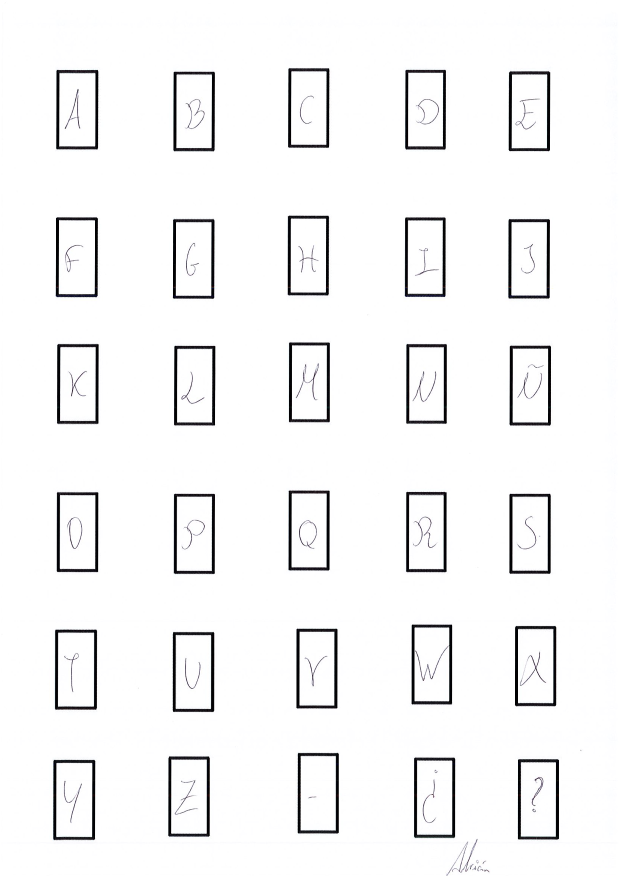
//> input picture LetrasAdrian.png, 1239 x 1754 px (shown at 1/2 size)
$ ./ProyectoVision   (built with g++ and OpenCV 4)
//> lines starting //> are read from the running program, lines starting //| are printed output that depends on the picture; after the words box and inside, x2 and y2 are one past the last pixel; in counts of white or black regions, pixels touching at a corner belong together
#define _SILENCE_EXPERIMENTAL_FILESYSTEM_DEPRECATION_WARNING
#include <opencv2/opencv.hpp>
#include <iostream>
#include <string.h>
#include <experimental/filesystem>

using namespace std;
using namespace cv;


string nombreUsuario = "letrasAdrian";
string carpeta = "C://fotosvision//PROYECTO//";


void GuardarLetras(Mat imagen, string letra) {

    if (!std::experimental::filesystem::exists(carpeta + letra)) {
        std::experimental::filesystem::create_directories(carpeta + letra);
        cout << "carpeta no encontrada, se dispone a crear..."<<endl;
    }

    imwrite(carpeta + letra + "//" + nombreUsuario + letra + ".png", imagen);
}


int main() {

	Mat imagen;
	imagen = imread(carpeta + nombreUsuario + ".png", IMREAD_GRAYSCALE);
//> imagen: 1754 rows x 1239 cols, CV_8UC1; min 0, max 255, mean 245

	Mat binarizada;
	threshold(imagen, binarizada, 128, 255, THRESH_BINARY_INV);
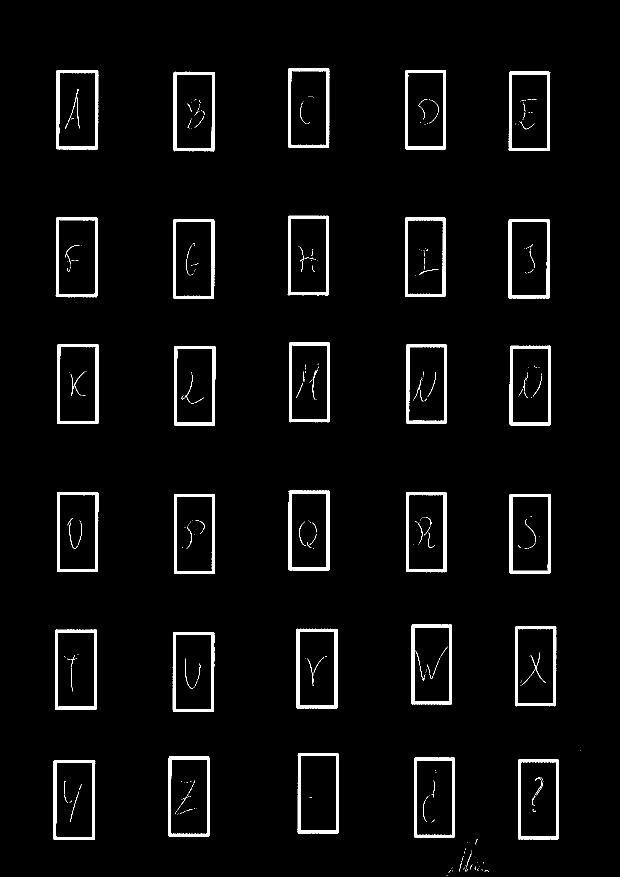
//> binarizada: 1754 rows x 1239 cols, CV_8UC1 (shown at 1/2 size); 3.8% white; 363 white regions (272 under 20 px)

	vector<vector<Point>> contornos;
	findContours(binarizada, contornos, RETR_EXTERNAL, CHAIN_APPROX_SIMPLE);
//> contornos = 64 contours, 34 with area under 20; largest, box (x1, y1, x2, y2) and area: (110, 1259, 194, 1420) 13160, (111, 435, 196, 595) 13035, (106, 1520, 191, 1680) 13021, (595, 1506, 678, 1667) 12997, (112, 140, 197, 299) 12994


    const int ANCHO = 160;
    const int ALTO = 320;
    const double TOLERANCIA = 0.8;
    const int GROSOR = 14;


    for (size_t i = 0; i < contornos.size(); i++) {


        Rect boundingBox = boundingRect(contornos[i]);

        if (abs(boundingBox.width - ANCHO) <= ANCHO * TOLERANCIA &&
            abs(boundingBox.height - ALTO) <= ALTO * TOLERANCIA) {


            Rect innerBox(
                boundingBox.x + GROSOR,
                boundingBox.y + GROSOR,
                boundingBox.width - 2 * GROSOR,
                boundingBox.height - 2 * GROSOR
            );

            if (innerBox.x >= 0 && innerBox.y >= 0 &&
                innerBox.x + innerBox.width <= imagen.cols &&
                innerBox.y + innerBox.height <= imagen.rows) {


                vector<int> arrayTonalidades;
                Mat roi = imagen(innerBox);


                for (int y = 0; y < roi.rows; y++) {
                    for (int x = 0; x < roi.cols; x++) {
                        uchar valorGris = roi.at<uchar>(y, x);

                        arrayTonalidades.push_back(valorGris);
                    }
                }

                imshow("Contenido del cuadro", roi);
                waitKey(0);
                string letra;
                cout << "dime la letra: ";
//> (the run ends here: the program needs input that this run does not give, at `cin >> letra;`)

$ run again, with Plantilla_proyecto.png copied over LetrasAdrian.png
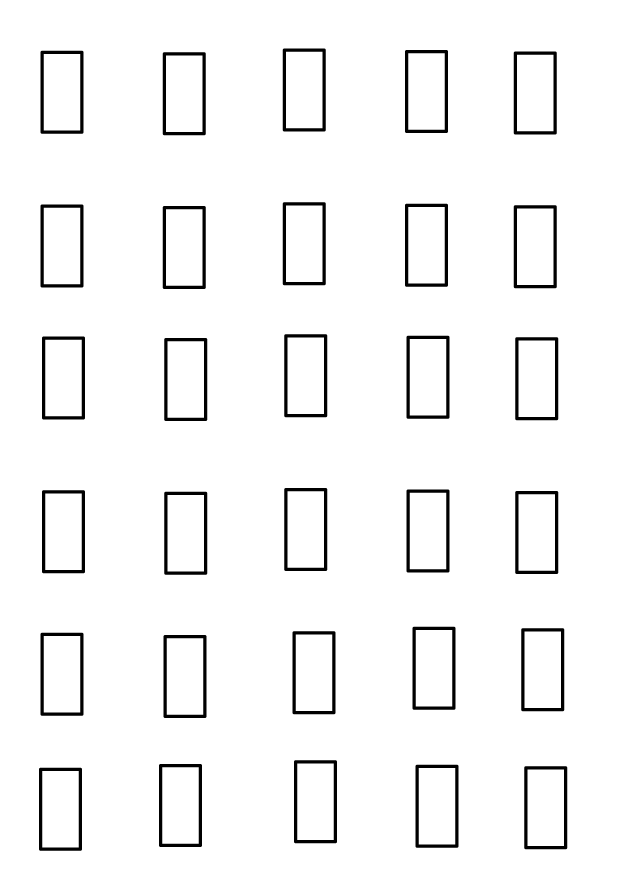
//> input picture Plantilla_proyecto.png, 2480 x 3508 px (shown at 1/4 size)
//> imagen: 3508 rows x 2480 cols, CV_8UC1; 95.7% white; 30 black regions, largest, box (x1, y1, x2, y2) and area: (1131, 194, 1303, 526) 12396, (1620, 200, 1792, 532) 12396, (162, 203, 334, 535) 12396
//> `threshold(imagen, binarizada, 128, 255, THRESH_BINARY_INV);`:
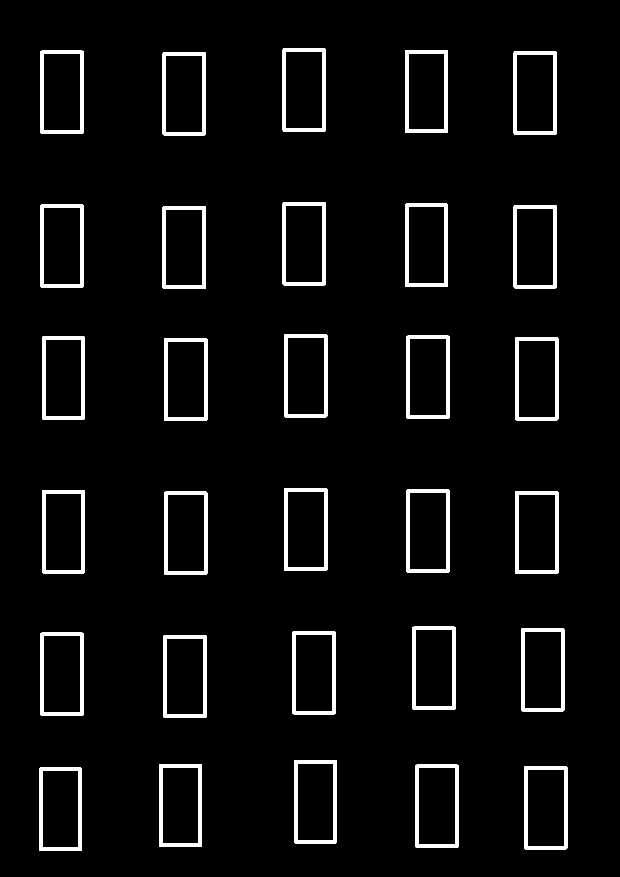
//> binarizada: 3508 rows x 2480 cols, CV_8UC1 (shown at 1/4 size); 4.3% white; 30 white regions
//> contornos = 30 contours; largest, box (x1, y1, x2, y2) and area: (156, 3071, 328, 3403) 56575, (2097, 3065, 2269, 3397) 56575, (1662, 3059, 1834, 3391) 56575, (636, 3056, 808, 3388) 56575, (1176, 3041, 1348, 3373) 56575
